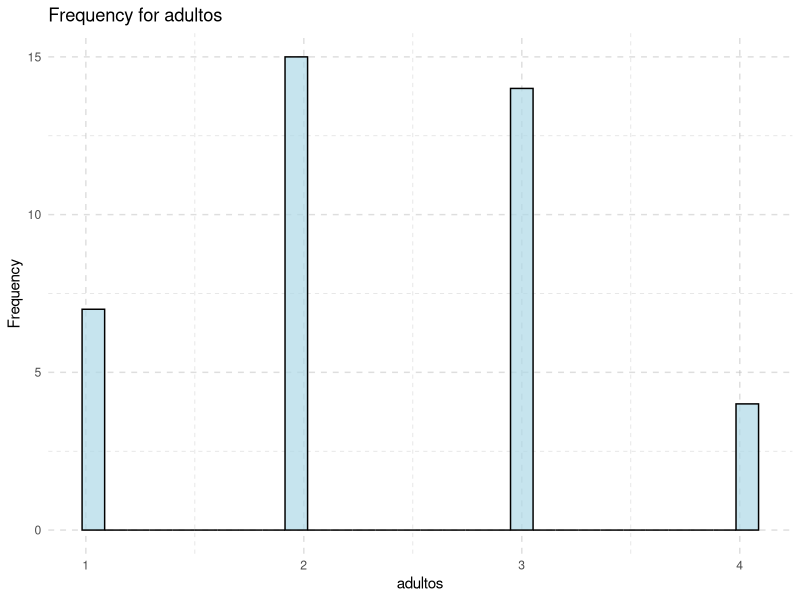
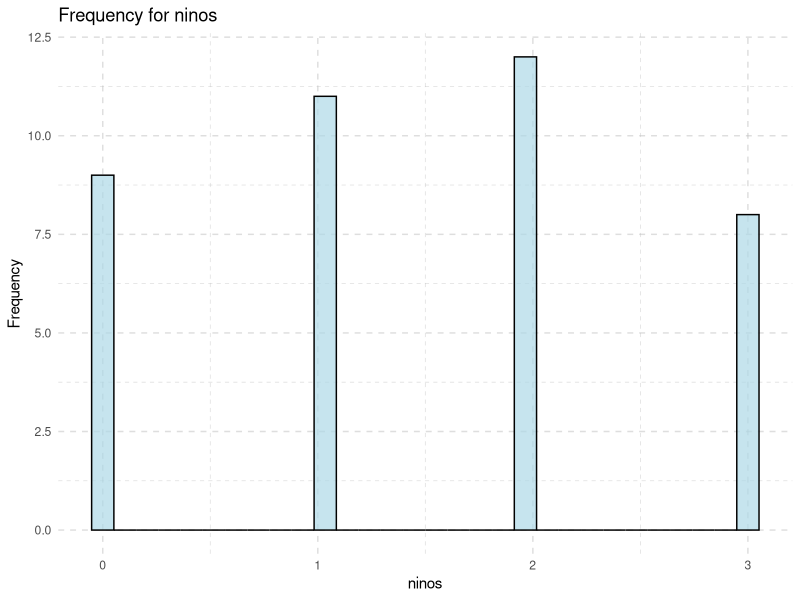
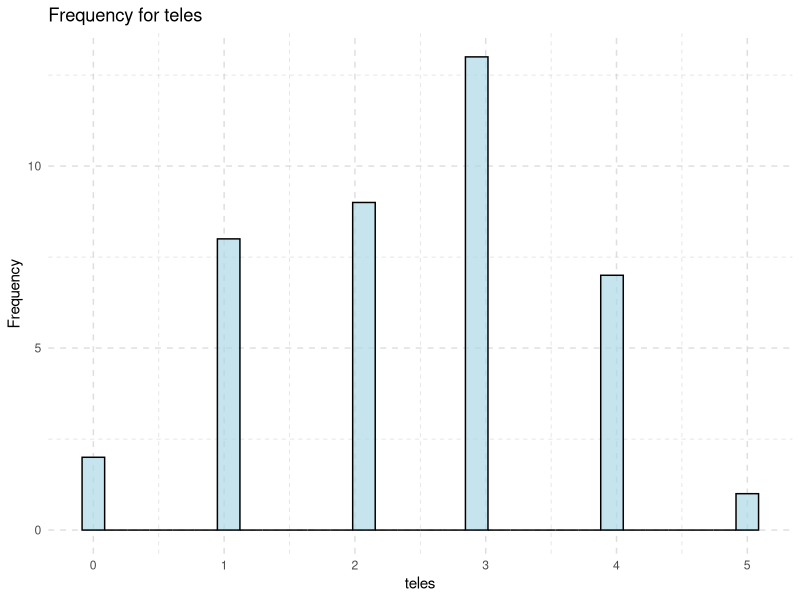
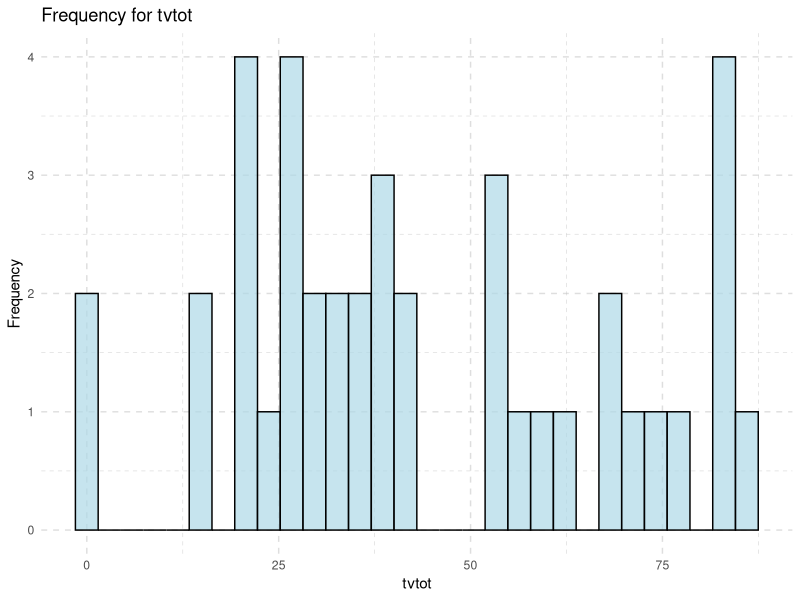
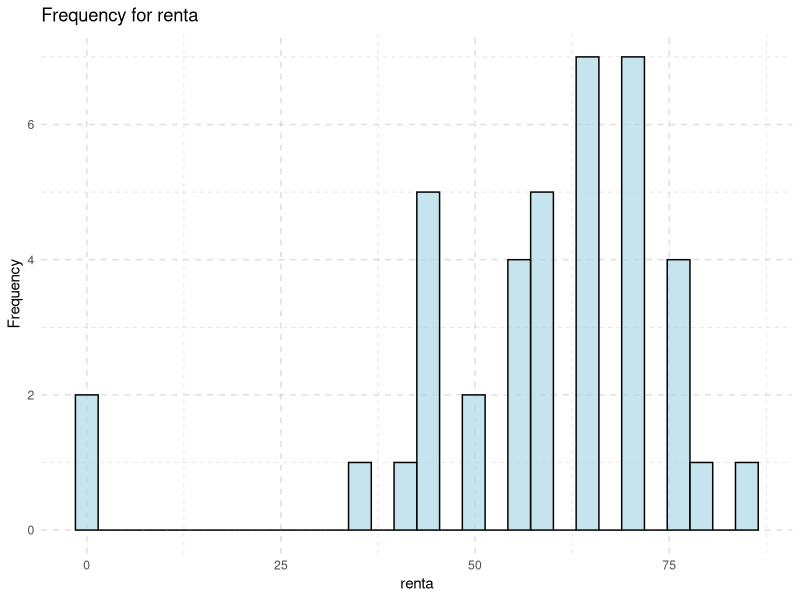
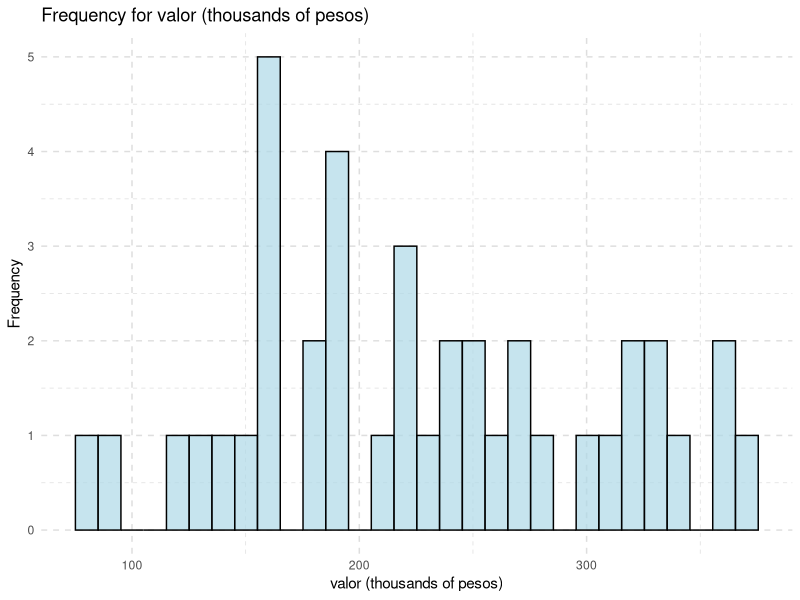

R code for these plots, in order:
install.packages(c("readxl", "ggplot2", "dplyr"))

library(readxl)
library(ggplot2)
library(dplyr)
library(scales)

tryCatch({
  df <- read_excel("../data/cableTV.xlsx")
  cat("File read successfully\n")
  read_success <- TRUE
}, error = function(e) {
  cat("Error while reading the file:", e$message, "\n")
  read_success <<- FALSE
})

if (read_success) {
  cat("--------------------------------\n")
  cat("Dataframe head:\n")
  print(head(df, 10))
}

if (read_success) {
  cat("--------------------------------\n")
  cat("Dataframe info:\n")
  cat("Shape:", nrow(df), "x", ncol(df), "\n")
  cat("Column names:", paste(names(df), collapse = ", "), "\n")
  str(df)
}

if (read_success) {
  cat("--------------------------------\n")
  cat("Dataframe describe:\n")
  print(summary(df))
}

if (read_success) {
  cat("--------------------------------\n")
  cat("Dataframe shape:\n")
  cat(nrow(df), "x", ncol(df), "\n")
}

if (read_success) {
  cat("--------------------------------\n")
  cat("Dataframe missing values:\n")
  missing_counts <- sapply(df, function(x) sum(is.na(x)))
  print(missing_counts)
  
  cat("--------------------------------\n")
  cat("Dataframe unique values:\n")
  unique_counts <- sapply(df, function(x) length(unique(x[!is.na(x)])))
  print(unique_counts)
}

if (read_success) {
  quant_vars <- c("adultos", "ninos", "teles", "tvtot", "renta", "valor")
  
  if (!dir.exists("../plots/r")) {
    dir.create("../plots/r", recursive = TRUE)
  }
  
  for (var in quant_vars) {
    if (var %in% names(df)) {
      values <- df[[var]]
      label <- var
      
      if (var == "valor") {
        values <- values / 1000
        label <- paste(label, "(thousands of pesos)")
      }
      
      p <- ggplot(data.frame(values = values), aes(x = values)) +
        geom_histogram(bins = 30, color = "black", fill = "lightblue", alpha = 0.7) +
        labs(x = label, y = "Frequency", title = paste("Frequency for", label)) +
        theme_minimal() +
        theme(panel.grid = element_line(colour = alpha("grey", 0.5), linetype = "dashed"))
      
      ggsave(paste0("../plots/r/frequency_", var, ".png"), plot = p, width = 8, height = 6, dpi = 300)
    }
  }
}

if (read_success) {
  cat_vars <- c("colonia", "tipo")
  
  for (var in cat_vars) {
    if (var %in% names(df)) {
      cat("=== Frequency of '", var, "' ===\n", sep = "")
      freq_table <- table(df[[var]], useNA = "ifany")
      freq_sorted <- sort(freq_table, decreasing = TRUE)
      print(freq_sorted)
      cat("\n")
    }
  }
}
